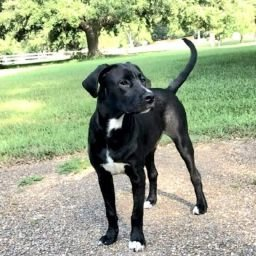
#> input picture images/dog.jpg, 256 x 256 px
$ python '1.Basic Introduction.py'
#> lines starting #> are read from the running program, lines starting #| are printed output that depends on the picture; after the words box and inside, x2 and y2 are one past the last pixel; in counts of white or black regions, pixels touching at a corner belong together; long printed decimals are rounded
#!/usr/bin/env python3
# -*- coding: utf-8 -*-
"""
Created on Mon Feb  5 15:06:57 2024

@author: Dawood Sarfraz
"""

"""
Picture is array of numbers or pixels. Each pixel has own value. Red, Green, Blue
[having values between 0 -255] and Alpha. Alpha define the tranpancy of pixel at that
location.
In type uint8 means numbers (2**8 = 256) in this image can go form (0 to 255)
This image i'm using have dimensions (256, 256, 3), Here 3 stands for Red, Green, Blue.
when you change data type information lose

other Data Types
uint8 - 0 to (2**8 -1)
uint16 - 0 to (2**16 -1)
uint32 - 0 to (2**32 -1)
float - -1 to 1 or 0 to 1
int8 - (2**7) to (2**7 - 1) = -128 to 127
int16 - -(2**15) to (2**31 - 1) = 32768 to 32767
1nt32 - -(2**31) to (2**31 - 1) = (-2147483648 to 2147483647)

Function that converts images to desired dtypes and properly rescale their values
img_as_float - convert to 64-bit floating point
img-as_ubyte - convert to 8-bit uint
img_as_uint - convert to 16-bit uint
img_as_int - convert to 16-bit int


"""
from skimage import io
from skimage import img_as_float
import numpy as np
import matplotlib.pyplot as plt


input_image = io.imread("images/dog.jpg")
#> input_image is the input picture: shape (256, 256, 3); mean R, G, B 156.1, 166.6, 136.7
print(input_image) # array of numbers
#> (printed output is left out)
# print(input_image[0][0]) # value at 0x0
print("Minimum value in Image",input_image.min())
#| Minimum value in Image 0
print("Maximum value in Image",input_image.max())
#| Maximum value in Image 255
float_img = img_as_float(input_image)
print("Float value Image", float_img)
#> (printed output is left out)
print("Minimum value in Image", float_img.min())
#| Minimum value in Image 0.0
print("Maximum value in Image", float_img.max())
#| Maximum value in Image 1.0
# input and floated image will be same just value changed 0-255 and 0.0 -1.0
plt.imshow(input_image)
plt.imshow(float_img)
print("\n\n Complete \n\n ")


# Let's create artificial Image and fill will random numbers
random_image = np.random.random([500, 500])
plt.imshow(random_image)
print(random_image) # as type is float64 so values will be between 0 and 1
print("Minimum value in Image",random_image.min())
print("Maximum value in Image",random_image.max())


# Let's half all image values an see results
new_image = input_image * 0.5
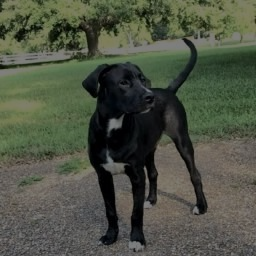
#> new_image: shape (256, 256, 3) float64; mean R, G, B 78.1, 83.3, 68.4
plt.imshow(new_image) # will show different image pixels
print(new_image) # all values will be half
#> (printed output is left out)
print("Minimum value in Image",new_image.min())
#| Minimum value in Image 0.0
print("Maximum value in Image",new_image.max())
#| Maximum value in Image 127.5

# Create box in image
#              [x,     y,   cannels] = [R, G, B]
input_image[100:150, 100:150, :]     = [250,0,150]
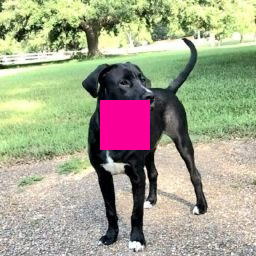
#> input_image: shape (256, 256, 3); 3.81% of pixels changed, all inside (x1, y1, x2, y2) = (100, 100, 150, 150)
plt.imshow(input_image)
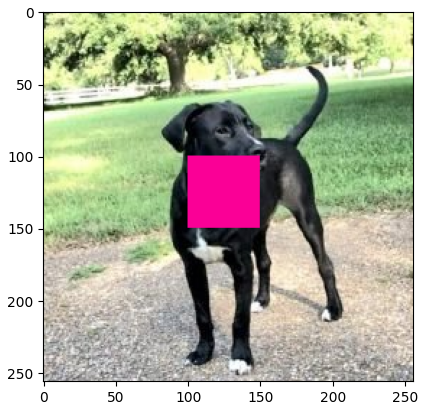
#> figure drawn by matplotlib, 1 panel

$ run again, with images/cat.jpg copied over images/dog.jpg
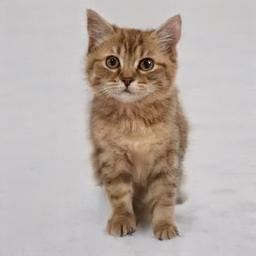
#> input picture images/cat.jpg, 256 x 256 px
#> input_image is the input picture: shape (256, 256, 3); mean R, G, B 183.9, 173.9, 167.9
#> (printed output is left out)
#| Minimum value in Image 0
#| Maximum value in Image 242
#> (printed output is left out)
#| Minimum value in Image 0.0
#| Maximum value in Image 0.949
#> `new_image = input_image * 0.5`:
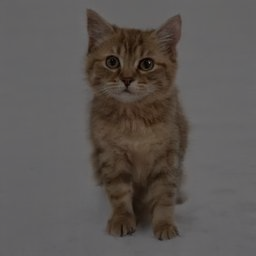
#> new_image: shape (256, 256, 3) float64; mean R, G, B 92, 87, 83.9
#> (printed output is left out)
#| Minimum value in Image 0.0
#| Maximum value in Image 121.0
#> input_image: shape (256, 256, 3); 3.81% of pixels changed, all inside (x1, y1, x2, y2) = (100, 100, 150, 150)
#> `plt.imshow(input_image)`:
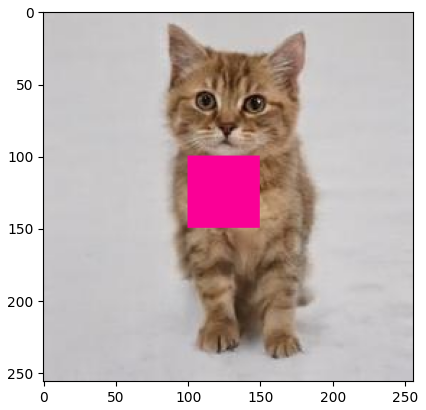
#> figure drawn by matplotlib, 1 panel

$ run again, with images/elephant.jpg copied over images/dog.jpg
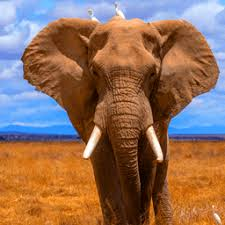
#> input picture images/elephant.jpg, 225 x 225 px
#> input_image is the input picture: shape (225, 225, 3); mean R, G, B 146.7, 111.3, 91
#> (printed output is left out)
#| Minimum value in Image 0
#| Maximum value in Image 255
#> (printed output is left out)
#| Minimum value in Image 0.0
#| Maximum value in Image 1.0
#> `new_image = input_image * 0.5`:
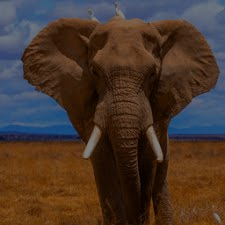
#> new_image: shape (225, 225, 3) float64; mean R, G, B 73.3, 55.7, 45.5
#> (printed output is left out)
#| Minimum value in Image 0.0
#| Maximum value in Image 127.5
#> input_image: shape (225, 225, 3); 4.94% of pixels changed, all inside (x1, y1, x2, y2) = (100, 100, 150, 150)
#> `plt.imshow(input_image)`:
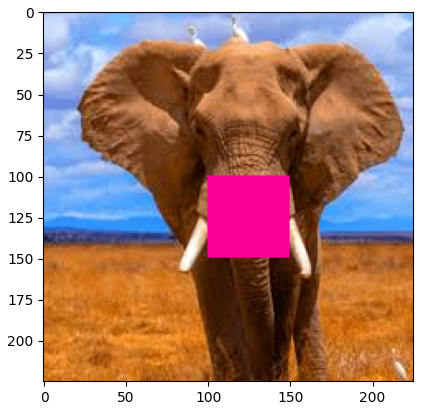
#> figure drawn by matplotlib, 1 panel

$ run again, with images/horse.jpg copied over images/dog.jpg
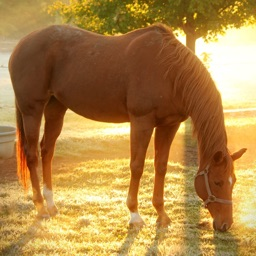
#> input picture images/horse.jpg, 256 x 256 px
#> input_image is the input picture: shape (256, 256, 3); mean R, G, B 172.8, 132.4, 70.6
#> (printed output is left out)
#| Minimum value in Image 0
#| Maximum value in Image 255
#> (printed output is left out)
#| Minimum value in Image 0.0
#| Maximum value in Image 1.0
#> `new_image = input_image * 0.5`:
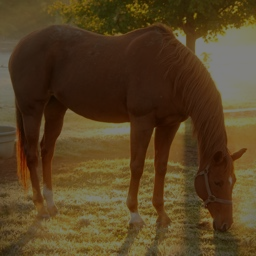
#> new_image: shape (256, 256, 3) float64; mean R, G, B 86.4, 66.2, 35.3
#> (printed output is left out)
#| Minimum value in Image 0.0
#| Maximum value in Image 127.5
#> input_image: shape (256, 256, 3); 3.81% of pixels changed, all inside (x1, y1, x2, y2) = (100, 100, 150, 150)
#> `plt.imshow(input_image)`:
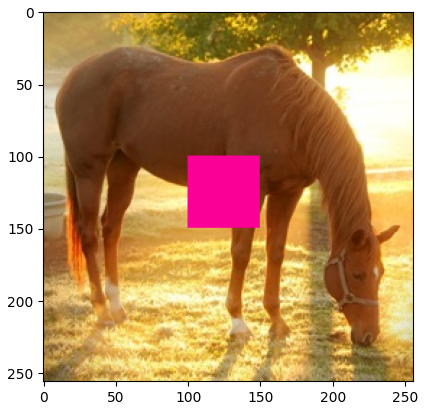
#> figure drawn by matplotlib, 1 panel
